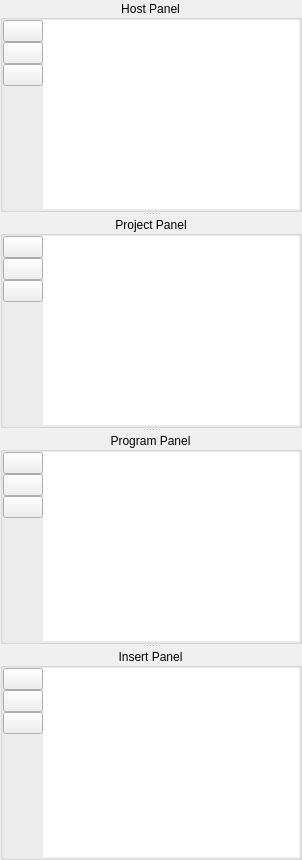
  <widget class="QWidget" name="centralWidget">
   <property name="sizePolicy">
    <sizepolicy hsizetype="Expanding" vsizetype="Expanding">
     <horstretch>0</horstretch>
     <verstretch>0</verstretch>
    </sizepolicy>
   </property>
   <layout class="QVBoxLayout" name="verticalLayout_9">
    <property name="spacing">
     <number>0</number>
    </property>
    <property name="margin">
     <number>0</number>
    </property>
    <item>
     <widget class="QSplitter" name="splitterPanels">
      <property name="orientation">
       <enum>Qt::Vertical</enum>
      </property>
      <widget class="QGroupBox" name="HostBox">
       <property name="title">
        <string>Host Panel</string>
       </property>
       <property name="alignment">
        <set>Qt::AlignCenter</set>
       </property>
       <property name="flat">
        <bool>true</bool>
       </property>
       <layout class="QHBoxLayout" name="horizontalLayout_2">
        <property name="spacing">
         <number>0</number>
        </property>
        <property name="margin">
         <number>0</number>
        </property>
        <item>
         <layout class="QVBoxLayout" name="verticalLayout">
          <property name="spacing">
           <number>0</number>
          </property>
          <item>
           <widget class="QPushButton" name="pushZoomInHost">
            <property name="toolTip">
             <string>Zoom In</string>
            </property>
            <property name="icon">
             <iconset>
              <normaloff>:/img16x16/viewmag+.png</normaloff>:/img16x16/viewmag+.png</iconset>
            </property>
            <property name="autoRepeat">
             <bool>true</bool>
            </property>
           </widget>
          </item>
          <item>
           <widget class="QPushButton" name="pushZoomResetHost">
            <property name="toolTip">
             <string>Reset Zoom</string>
            </property>
            <property name="icon">
             <iconset>
              <normaloff>:/img16x16/viewmagfit.png</normaloff>:/img16x16/viewmagfit.png</iconset>
            </property>
           </widget>
          </item>
          <item>
           <widget class="QPushButton" name="pushZoomOutHost">
            <property name="toolTip">
             <string>Zoom Out</string>
            </property>
            <property name="icon">
             <iconset>
              <normaloff>:/img16x16/viewmag-.png</normaloff>:/img16x16/viewmag-.png</iconset>
            </property>
            <property name="autoRepeat">
             <bool>true</bool>
            </property>
           </widget>
          </item>
          <item>
           <spacer name="verticalSpacer">
            <property name="orientation">
             <enum>Qt::Vertical</enum>
            </property>
            <property name="sizeHint" stdset="0">
             <size>
              <width>20</width>
              <height>40</height>
             </size>
            </property>
           </spacer>
          </item>
         </layout>
        </item>
        <item>
         <widget class="MainGraphicsView" name="hostView">
          <property name="whatsThis">
           <string>The Host panel is where you normally put your audio and midi interfaces.</string>
          </property>
          <property name="frameShape">
           <enum>QFrame::NoFrame</enum>
          </property>
          <property name="verticalScrollBarPolicy">
           <enum>Qt::ScrollBarAlwaysOff</enum>
          </property>
          <property name="horizontalScrollBarPolicy">
           <enum>Qt::ScrollBarAlwaysOff</enum>
          </property>
          <property name="renderHints">
           <set>QPainter::Antialiasing|QPainter::TextAntialiasing</set>
          </property>
          <property name="dragMode">
           <enum>QGraphicsView::ScrollHandDrag</enum>
          </property>
          <property name="resizeAnchor">
           <enum>QGraphicsView::AnchorUnderMouse</enum>
          </property>
         </widget>
        </item>
       </layout>
      </widget>
      <widget class="QGroupBox" name="ProjectBox">
       <property name="title">
        <string>Project Panel</string>
       </property>
       <property name="alignment">
        <set>Qt::AlignCenter</set>
       </property>
       <property name="flat">
        <bool>true</bool>
       </property>
       <layout class="QHBoxLayout" name="horizontalLayout_5">
        <property name="spacing">
         <number>0</number>
        </property>
        <property name="margin">
         <number>0</number>
        </property>
        <item>
         <layout class="QVBoxLayout" name="verticalLayout_13">
          <property name="spacing">
           <number>0</number>
          </property>
          <item>
           <widget class="QPushButton" name="pushZoomInProj">
            <property name="toolTip">
             <string>Zoom In</string>
            </property>
            <property name="icon">
             <iconset>
              <normaloff>:/img16x16/viewmag+.png</normaloff>:/img16x16/viewmag+.png</iconset>
            </property>
            <property name="autoRepeat">
             <bool>true</bool>
            </property>
           </widget>
          </item>
          <item>
           <widget class="QPushButton" name="pushZoomResetProj">
            <property name="toolTip">
             <string>Reset Zoom</string>
            </property>
            <property name="icon">
             <iconset>
              <normaloff>:/img16x16/viewmagfit.png</normaloff>:/img16x16/viewmagfit.png</iconset>
            </property>
           </widget>
          </item>
          <item>
           <widget class="QPushButton" name="pushZoomOutProj">
            <property name="toolTip">
             <string>Zoom Out</string>
            </property>
            <property name="icon">
             <iconset>
              <normaloff>:/img16x16/viewmag-.png</normaloff>:/img16x16/viewmag-.png</iconset>
            </property>
            <property name="autoRepeat">
             <bool>true</bool>
            </property>
           </widget>
          </item>
          <item>
           <spacer name="verticalSpacer_4">
            <property name="orientation">
             <enum>Qt::Vertical</enum>
            </property>
            <property name="sizeHint" stdset="0">
             <size>
              <width>20</width>
              <height>40</height>
             </size>
            </property>
           </spacer>
          </item>
         </layout>
        </item>
        <item>
         <widget class="MainGraphicsView" name="projectView">
          <property name="frameShape">
           <enum>QFrame::NoFrame</enum>
          </property>
          <property name="verticalScrollBarPolicy">
           <enum>Qt::ScrollBarAlwaysOff</enum>
          </property>
          <property name="horizontalScrollBarPolicy">
           <enum>Qt::ScrollBarAlwaysOff</enum>
          </property>
          <property name="renderHints">
           <set>QPainter::Antialiasing|QPainter::TextAntialiasing</set>
          </property>
          <property name="dragMode">
           <enum>QGraphicsView::ScrollHandDrag</enum>
          </property>
          <property name="resizeAnchor">
           <enum>QGraphicsView::AnchorUnderMouse</enum>
          </property>
         </widget>
        </item>
       </layout>
      </widget>
      <widget class="QGroupBox" name="ProgramBox">
       <property name="title">
        <string>Program Panel</string>
       </property>
       <property name="alignment">
        <set>Qt::AlignCenter</set>
       </property>
       <property name="flat">
        <bool>true</bool>
       </property>
       <layout class="QHBoxLayout" name="horizontalLayout_4">
        <property name="spacing">
         <number>0</number>
        </property>
        <property name="margin">
         <number>0</number>
        </property>
        <item>
         <layout class="QVBoxLayout" name="verticalLayout_12">
          <property name="spacing">
           <number>0</number>
          </property>
          <item>
           <widget class="QPushButton" name="pushZoomInProg">
            <property name="toolTip">
             <string>Zoom In</string>
            </property>
            <property name="icon">
             <iconset>
              <normaloff>:/img16x16/viewmag+.png</normaloff>:/img16x16/viewmag+.png</iconset>
            </property>
            <property name="autoRepeat">
             <bool>true</bool>
            </property>
           </widget>
          </item>
          <item>
           <widget class="QPushButton" name="pushZoomResetProg">
            <property name="toolTip">
             <string>Reset Zoom</string>
            </property>
            <property name="icon">
             <iconset>
              <normaloff>:/img16x16/viewmagfit.png</normaloff>:/img16x16/viewmagfit.png</iconset>
            </property>
           </widget>
          </item>
          <item>
           <widget class="QPushButton" name="pushZoomOutProg">
            <property name="toolTip">
             <string>Zoom Out</string>
            </property>
            <property name="icon">
             <iconset>
              <normaloff>:/img16x16/viewmag-.png</normaloff>:/img16x16/viewmag-.png</iconset>
            </property>
            <property name="autoRepeat">
             <bool>true</bool>
            </property>
           </widget>
          </item>
          <item>
           <spacer name="verticalSpacer_3">
            <property name="orientation">
             <enum>Qt::Vertical</enum>
            </property>
            <property name="sizeHint" stdset="0">
             <size>
              <width>20</width>
              <height>40</height>
             </size>
            </property>
           </spacer>
          </item>
         </layout>
        </item>
        <item>
         <widget class="MainGraphicsView" name="programView">
          <property name="frameShape">
           <enum>QFrame::NoFrame</enum>
          </property>
          <property name="verticalScrollBarPolicy">
           <enum>Qt::ScrollBarAlwaysOff</enum>
          </property>
          <property name="horizontalScrollBarPolicy">
           <enum>Qt::ScrollBarAlwaysOff</enum>
          </property>
          <property name="renderHints">
           <set>QPainter::Antialiasing|QPainter::TextAntialiasing</set>
          </property>
          <property name="dragMode">
           <enum>QGraphicsView::ScrollHandDrag</enum>
          </property>
          <property name="resizeAnchor">
           <enum>QGraphicsView::AnchorUnderMouse</enum>
          </property>
         </widget>
        </item>
       </layout>
      </widget>
      <widget class="QGroupBox" name="InsertBox">
       <property name="title">
        <string>Insert Panel</string>
       </property>
       <property name="alignment">
        <set>Qt::AlignCenter</set>
       </property>
       <property name="flat">
        <bool>true</bool>
       </property>
       <layout class="QHBoxLayout" name="horizontalLayout_3">
        <property name="spacing">
         <number>0</number>
        </property>
        <property name="margin">
         <number>0</number>
        </property>
        <item>
         <layout class="QVBoxLayout" name="verticalLayoutBoutInsert">
          <property name="spacing">
           <number>0</number>
          </property>
          <item>
           <widget class="QPushButton" name="pushZoomInIns">
            <property name="toolTip">
             <string>Zoom In</string>
            </property>
            <property name="icon">
             <iconset>
              <normaloff>:/img16x16/viewmag+.png</normaloff>:/img16x16/viewmag+.png</iconset>
            </property>
            <property name="autoRepeat">
             <bool>true</bool>
            </property>
           </widget>
          </item>
          <item>
           <widget class="QPushButton" name="pushZoomResetIns">
            <property name="toolTip">
             <string>Reset Zoom</string>
            </property>
            <property name="icon">
             <iconset>
              <normaloff>:/img16x16/viewmagfit.png</normaloff>:/img16x16/viewmagfit.png</iconset>
            </property>
           </widget>
          </item>
          <item>
           <widget class="QPushButton" name="pushZoomOutIns">
            <property name="toolTip">
             <string>Zoom Out</string>
            </property>
            <property name="icon">
             <iconset>
              <normaloff>:/img16x16/viewmag-.png</normaloff>:/img16x16/viewmag-.png</iconset>
            </property>
            <property name="autoRepeat">
             <bool>true</bool>
            </property>
           </widget>
          </item>
          <item>
           <spacer name="verticalSpacer_2">
            <property name="orientation">
             <enum>Qt::Vertical</enum>
            </property>
            <property name="sizeHint" stdset="0">
             <size>
              <width>20</width>
              <height>40</height>
             </size>
            </property>
           </spacer>
          </item>
         </layout>
        </item>
        <item>
         <widget class="MainGraphicsView" name="insertView">
          <property name="frameShape">
           <enum>QFrame::NoFrame</enum>
          </property>
          <property name="verticalScrollBarPolicy">
           <enum>Qt::ScrollBarAlwaysOff</enum>
          </property>
          <property name="horizontalScrollBarPolicy">
           <enum>Qt::ScrollBarAlwaysOff</enum>
          </property>
          <property name="renderHints">
           <set>QPainter::Antialiasing|QPainter::TextAntialiasing</set>
          </property>
          <property name="dragMode">
           <enum>QGraphicsView::ScrollHandDrag</enum>
          </property>
          <property name="resizeAnchor">
           <enum>QGraphicsView::AnchorUnderMouse</enum>
          </property>
         </widget>
        </item>
       </layout>
      </widget>
     </widget>
    </item>
   </layout>
  </widget>
